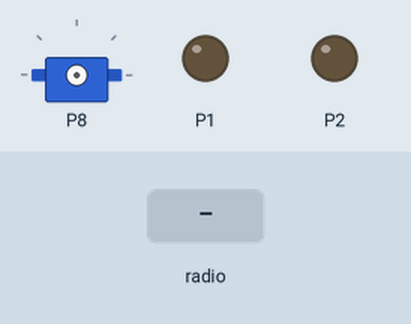
A program run on a simulated BBC micro:bit (MakeCode). Shown: servo, output pins drawn as LEDs (lit = HIGH). The inputs (shaded band) are chosen by the test bench.

Above: at 1.2 s.
1.3 s: radio message "A" arrives
At 1.8 s:
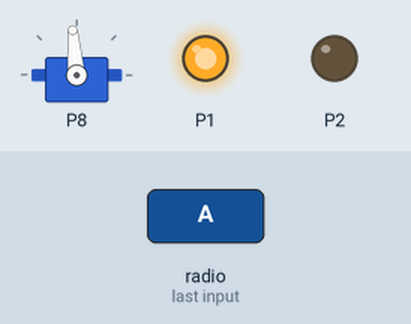
Timing chart, 0 to 4.3 s (numbered marks = the images above; inputs shaded):
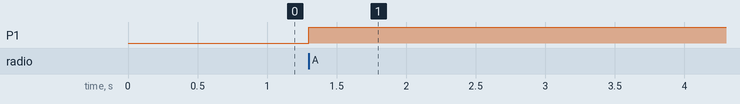

Measured:
- after the input at 1.3 s, P1: LOW → HIGH at once

The program:

main.ts
```typescript
radio.onReceivedString(function (receivedString) {
    if (receivedString == "A") {
        start = 1
        pins.digitalWritePin(DigitalPin.P1, 1)
        pins.digitalWritePin(DigitalPin.P2, 0)
    }
    if (receivedString == "B") {
        start = 0
        pins.digitalWritePin(DigitalPin.P1, 1)
        pins.digitalWritePin(DigitalPin.P2, 1)
    }
})
radio.onReceivedValue(function (name, value) {
    if (name == "x") {
        acc_x = value
    }
    if (name == "y") {
        acc_y = value
        if (direction * acc_y < 0) {
            direction = direction * -1
            if (direction == 1) {
                pins.digitalWritePin(DigitalPin.P1, 1)
                pins.digitalWritePin(DigitalPin.P2, 0)
            } else {
                pins.digitalWritePin(DigitalPin.P1, 0)
                pins.digitalWritePin(DigitalPin.P2, 1)
            }
        }
    }
})
let acc_y = 0
let acc_x = 0
let direction = 0
let start = 0
radio.setGroup(1)
let right_angle = 95
let angle_range = 30
let angle = right_angle
start = 0
direction = 1
pins.digitalWritePin(DigitalPin.P1, 0)
pins.digitalWritePin(DigitalPin.P2, 0)
basic.forever(function () {
    while (start == 1) {
        angle = right_angle + pins.map(
        acc_x,
        -1024,
        1023,
        0 - angle_range,
        angle_range
        )
        pins.servoWritePin(AnalogPin.P8, angle)
        pins.analogWritePin(AnalogPin.P0, Math.abs(acc_y))
    }
})
```

test.ts
```typescript
// テストはここに来ます。このパッケージが拡張機能として使用されるときにはコンパイルされません。
```
